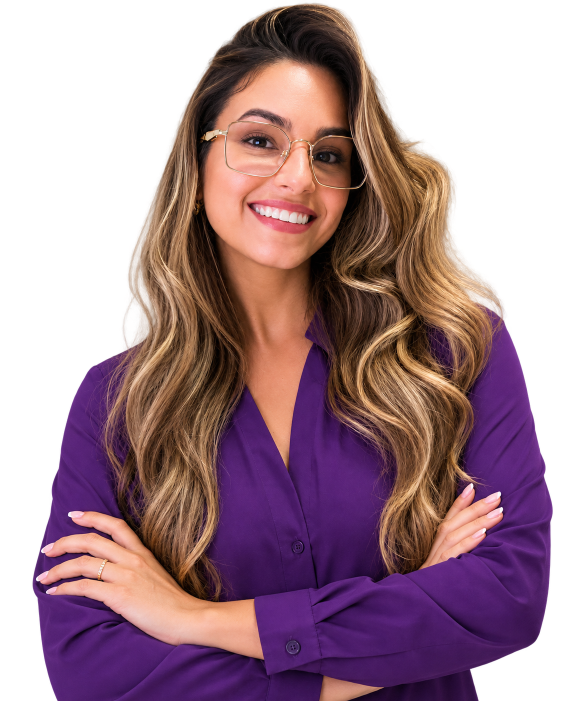
#> input picture src/assets/marcela-hero-integrada.png, 1122 x 1402 px (shown at 1/2 size); its folder holds 8 pictures in this run
$ python optimize_images.py
#> lines starting #> are read from the running program, lines starting #| are printed output that depends on the picture
from pathlib import Path

from PIL import Image


ASSETS = Path(__file__).resolve().parents[1] / "src" / "assets"


def convert(name: str, *, max_width: int | None = None, quality: int = 84) -> None:
#> called with name = 'marcela-hero-integrada.png', quality = 82
    source = ASSETS / name
    output = source.with_suffix(".webp")

    with Image.open(source) as image:
#> image is the input picture: PIL image 1122x1402 RGBA; mean R, G, B, A 78, 47.8, 57.6, 163.9
        if max_width and image.width > max_width:
            height = round(image.height * max_width / image.width)
            image = image.resize((max_width, height), Image.Resampling.LANCZOS)

        image.save(output, "WEBP", quality=quality, method=6)


convert("marcela-hero-integrada.png", quality=82)
convert("marcela-profissional-source.jpg", max_width=900, quality=82)
#> call 2 of convert, with name = 'marcela-profissional-source.jpg', max_width = 900, quality = 82
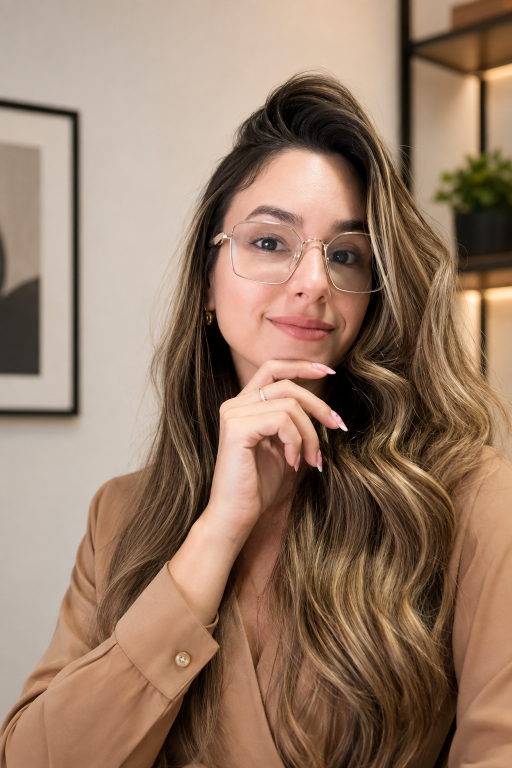
#> input picture src/assets/marcela-profissional-source.jpg, 1024 x 1536 px (shown at 1/2 size)
#> in convert, image is the input picture: PIL image 1024x1536 RGB; mean R, G, B 150.7, 123.1, 103

for filename in (
    "mapa-coerencia-textual.png",
    "mapa-oracoes-subordinadas-reduzidas.png",
    "mapa-expressoes-problematicas.png",
    "mapa-regencia-nominal.png",
    "mapa-tipos-de-texto.png",
):
    convert(filename, max_width=1200, quality=84)
#> call 3 of convert, with name = 'mapa-coerencia-textual.png', max_width = 1200, quality = 84
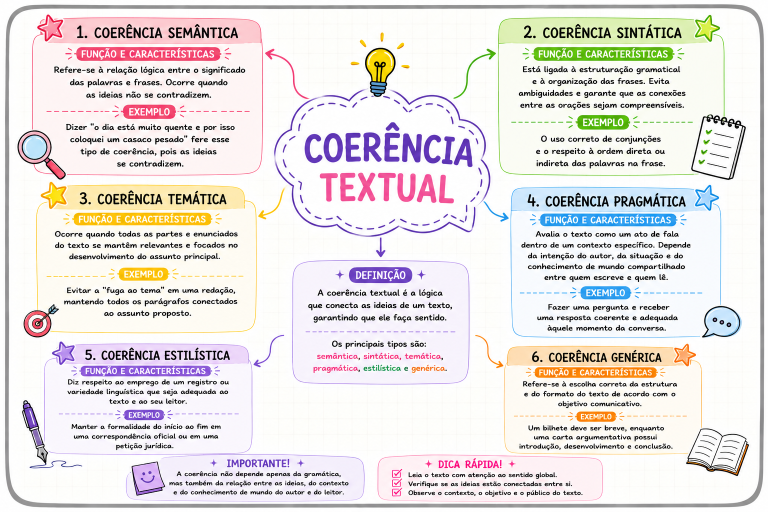
#> input picture src/assets/mapa-coerencia-textual.png, 1536 x 1024 px (shown at 1/2 size)
#> in convert, image is the input picture: PIL image 1536x1024 RGB; mean R, G, B 230.7, 225.7, 225
#> in convert (call 3), `image = image.resize((max_width, height), Image.Resampling.LANCZOS)`:
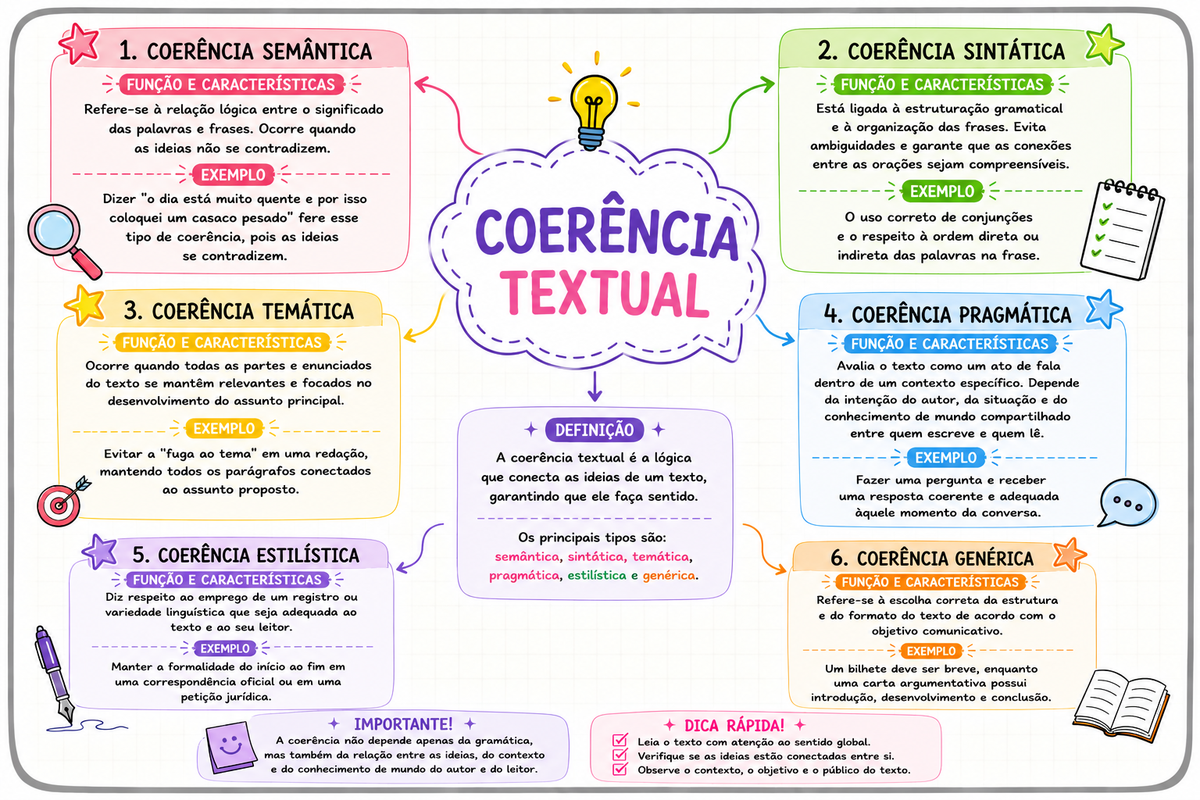
#> image: PIL image 1200x800 RGB; mean R, G, B 230.6, 225.6, 224.9
#> pass 2 of the loop `for filename in (`:
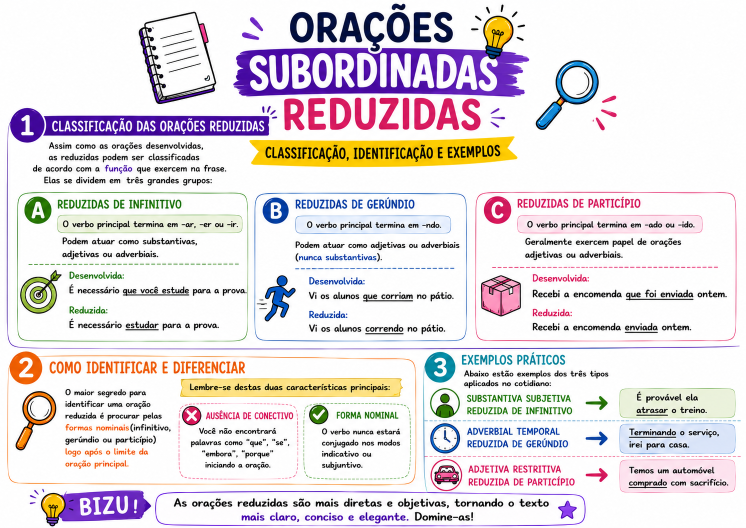
#> input picture src/assets/mapa-oracoes-subordinadas-reduzidas.png, 1491 x 1055 px (shown at 1/2 size)
#> in convert, image is the input picture: PIL image 1491x1055 RGB; mean R, G, B 227.3, 220.5, 223.8
#> in convert (call 4), `image = image.resize((max_width, height), Image.Resampling.LANCZOS)`:
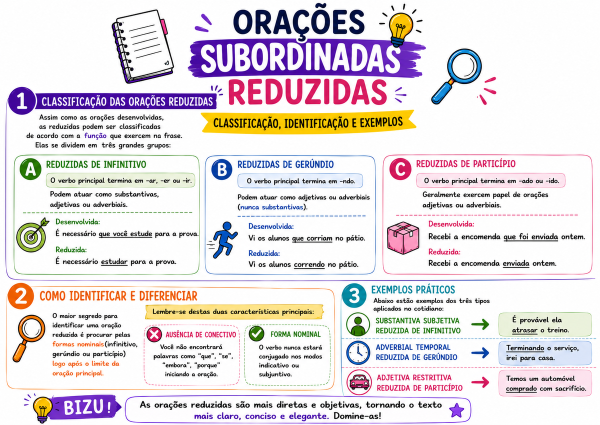
#> image: PIL image 1200x849 RGB (shown at 1/2 size); mean R, G, B 227.2, 220.3, 223.7
#> (the run stopped early here; a loop or call above may not have finished)
